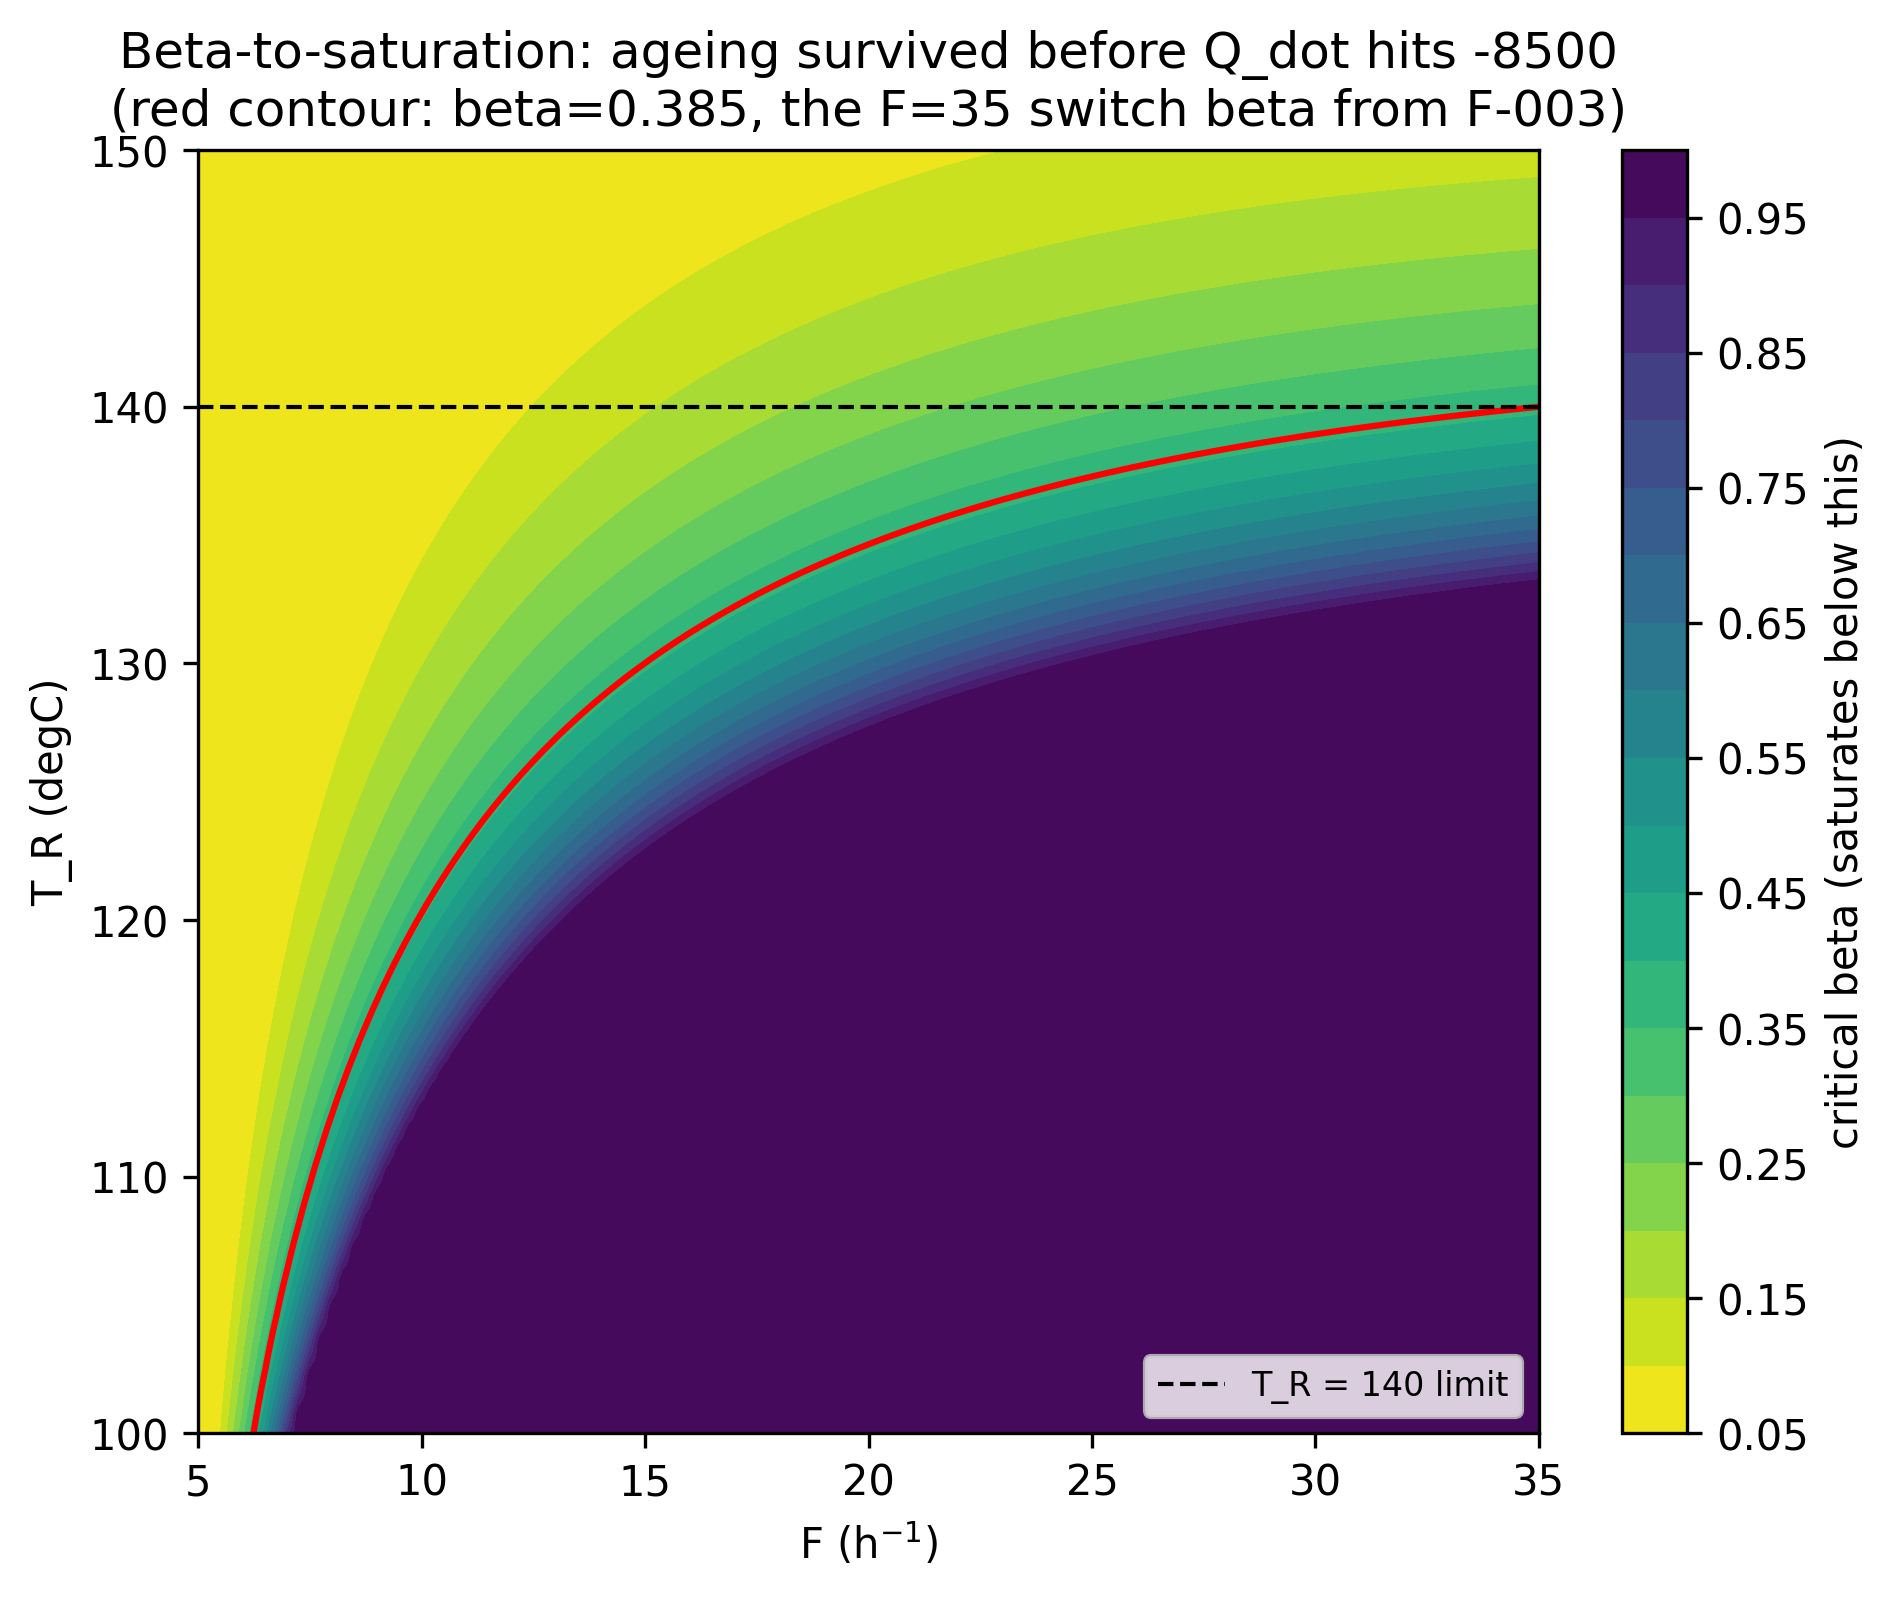

The Python source for this figure:
import numpy as np

from open_loop_testing.steady_state_map import solve_steady_state


def critical_beta(F, T_R, alpha, C_A0, T_in, C, q_lower=-8500.0,
                    beta_lo=0.05, beta_hi=1.0, maxit=60):
    F = np.asarray(F, dtype=float)
    T_R = np.asarray(T_R, dtype=float)
    shape = np.broadcast_shapes(F.shape, T_R.shape)
    lo = np.full(shape, beta_lo)
    hi = np.full(shape, beta_hi)

    for _ in range(maxit):
        mid = 0.5 * (lo + hi)
        _, _, _, Q_dot = solve_steady_state(F, T_R, mid, alpha, C_A0, T_in, C)
        slack = Q_dot - q_lower
        lo = np.where(slack < 0, mid, lo)
        hi = np.where(slack < 0, hi, mid)

    result = 0.5 * (lo + hi)
    return float(result) if result.ndim == 0 else result


if __name__ == "__main__":
    import time
    import matplotlib
    matplotlib.use("Agg")
    import matplotlib.pyplot as plt

    from models.params import load_params
    from utils.provenance import save_with_provenance

    start_time = time.time()
    PARAMS = load_params()
    C = PARAMS["certain_params"]
    feed = PARAMS["nominal_feed"]
    kw = dict(alpha=PARAMS["uncertain_params"]["alpha_nominal"], C_A0=feed["C_A0"], T_in=feed["T_in"], C=C)

    d = np.load("open_loop_testing/steady_state_map.npz")
    F_grid, T_R_grid = d["F"], d["T_R"]
    F_mesh, T_R_mesh = np.meshgrid(F_grid, T_R_grid, indexing="ij")

    beta_crit = critical_beta(F_mesh, T_R_mesh, **kw)

    fig, ax = plt.subplots(figsize=(6.5, 5.5))
    levels = np.linspace(0.05, 1.0, 20)
    cf = ax.contourf(F_grid, T_R_grid, beta_crit.T, levels=levels, cmap="viridis_r")
    ax.contour(F_grid, T_R_grid, beta_crit.T, levels=[0.385], colors="red", linewidths=1.5)
    fig.colorbar(cf, ax=ax, label="critical beta (saturates below this)")
    ax.axhline(140.0, color="black", ls="--", lw=1, label="T_R = 140 limit")
    ax.set_xlabel("F (h$^{-1}$)")
    ax.set_ylabel("T_R (degC)")
    ax.set_title("Beta-to-saturation: ageing survived before Q_dot hits -8500\n"
                 "(red contour: beta=0.385, the F=35 switch beta from F-003)")
    ax.legend(fontsize=8, loc="lower right")
    fig.tight_layout()

    out_path = "open_loop_testing/time_to_saturation.png"
    fig.savefig(out_path, dpi=300, bbox_inches="tight")
    print(f"Saved {out_path}")
    print(f"beta_crit range: {np.nanmin(beta_crit):.3f} - {np.nanmax(beta_crit):.3f}")

    sidecar = save_with_provenance(
        out_path, data=None,
        params={"q_lower": -8500.0, "beta_lo": 0.05, "beta_hi": 1.0,
                "source_map": "open_loop_testing/steady_state_map.npz"},
        script=__file__, start_time=start_time,
    )
    print(f"Saved {sidecar}")
